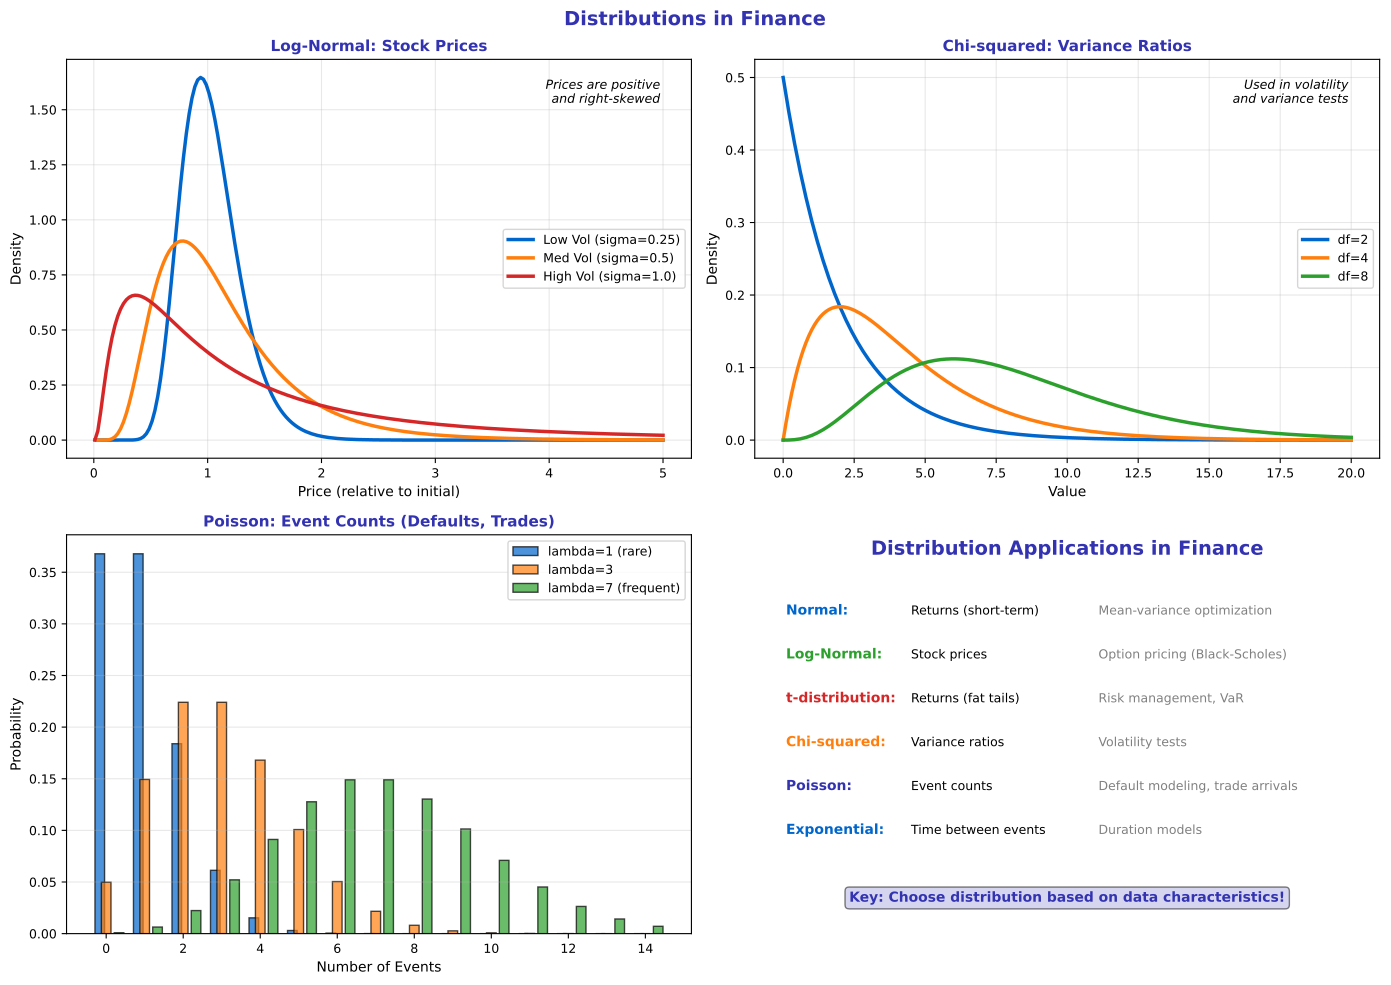

Generate this figure with Python:
"""Finance Distributions - Common distributions in finance"""
import matplotlib.pyplot as plt
import numpy as np
from scipy import stats
from pathlib import Path

plt.rcParams.update({
    'font.size': 10,
    'axes.labelsize': 10,
    'axes.titlesize': 11,
    'xtick.labelsize': 9,
    'ytick.labelsize': 9,
    'legend.fontsize': 9,
    'figure.figsize': (10, 6),
    'figure.dpi': 150
})

MLPURPLE = '#3333B2'
MLLAVENDER = '#ADADE0'
MLBLUE = '#0066CC'
MLORANGE = '#FF7F0E'
MLGREEN = '#2CA02C'
MLRED = '#D62728'

np.random.seed(42)

fig, axes = plt.subplots(2, 2, figsize=(14, 10))
fig.suptitle('Distributions in Finance', fontsize=14, fontweight='bold', color=MLPURPLE)

# Plot 1: Log-normal for prices
ax1 = axes[0, 0]
x = np.linspace(0.01, 5, 200)

# Log-normal parameters
for sigma, color, label in [(0.25, MLBLUE, 'Low Vol (sigma=0.25)'),
                            (0.5, MLORANGE, 'Med Vol (sigma=0.5)'),
                            (1.0, MLRED, 'High Vol (sigma=1.0)')]:
    y = stats.lognorm.pdf(x, sigma)
    ax1.plot(x, y, color=color, linewidth=2.5, label=label)

ax1.set_title('Log-Normal: Stock Prices', fontsize=11, fontweight='bold', color=MLPURPLE)
ax1.set_xlabel('Price (relative to initial)', fontsize=10)
ax1.set_ylabel('Density', fontsize=10)
ax1.legend(fontsize=9)
ax1.grid(alpha=0.3)
ax1.text(0.95, 0.95, 'Prices are positive\nand right-skewed', transform=ax1.transAxes,
         fontsize=9, va='top', ha='right', style='italic')

# Plot 2: Chi-squared for volatility
ax2 = axes[0, 1]
x = np.linspace(0, 20, 200)

for df, color, label in [(2, MLBLUE, 'df=2'),
                          (4, MLORANGE, 'df=4'),
                          (8, MLGREEN, 'df=8')]:
    y = stats.chi2.pdf(x, df)
    ax2.plot(x, y, color=color, linewidth=2.5, label=label)

ax2.set_title('Chi-squared: Variance Ratios', fontsize=11, fontweight='bold', color=MLPURPLE)
ax2.set_xlabel('Value', fontsize=10)
ax2.set_ylabel('Density', fontsize=10)
ax2.legend(fontsize=9)
ax2.grid(alpha=0.3)
ax2.text(0.95, 0.95, 'Used in volatility\nand variance tests', transform=ax2.transAxes,
         fontsize=9, va='top', ha='right', style='italic')

# Plot 3: Poisson for event counts
ax3 = axes[1, 0]
x = np.arange(0, 15)

for lam, color, label in [(1, MLBLUE, 'lambda=1 (rare)'),
                          (3, MLORANGE, 'lambda=3'),
                          (7, MLGREEN, 'lambda=7 (frequent)')]:
    pmf = stats.poisson.pmf(x, lam)
    ax3.bar(x + 0.25 * (lam - 3) / 3, pmf, width=0.25, color=color, alpha=0.7, label=label, edgecolor='black')

ax3.set_title('Poisson: Event Counts (Defaults, Trades)', fontsize=11, fontweight='bold', color=MLPURPLE)
ax3.set_xlabel('Number of Events', fontsize=10)
ax3.set_ylabel('Probability', fontsize=10)
ax3.legend(fontsize=9)
ax3.grid(axis='y', alpha=0.3)

# Plot 4: Summary table
ax4 = axes[1, 1]
ax4.axis('off')

ax4.text(0.5, 0.95, 'Distribution Applications in Finance', ha='center', fontsize=14,
         fontweight='bold', color=MLPURPLE, transform=ax4.transAxes)

applications = [
    ('Normal', 'Returns (short-term)', 'Mean-variance optimization', MLBLUE),
    ('Log-Normal', 'Stock prices', 'Option pricing (Black-Scholes)', MLGREEN),
    ('t-distribution', 'Returns (fat tails)', 'Risk management, VaR', MLRED),
    ('Chi-squared', 'Variance ratios', 'Volatility tests', MLORANGE),
    ('Poisson', 'Event counts', 'Default modeling, trade arrivals', MLPURPLE),
    ('Exponential', 'Time between events', 'Duration models', MLBLUE),
]

y = 0.8
for dist, use_case, application, color in applications:
    ax4.text(0.05, y, dist + ':', fontsize=10, fontweight='bold', color=color, transform=ax4.transAxes)
    ax4.text(0.25, y, use_case, fontsize=9, transform=ax4.transAxes)
    ax4.text(0.55, y, application, fontsize=9, color='gray', transform=ax4.transAxes)
    y -= 0.11

ax4.text(0.5, 0.08, 'Key: Choose distribution based on data characteristics!',
         ha='center', fontsize=10, fontweight='bold', color=MLPURPLE, transform=ax4.transAxes,
         bbox=dict(boxstyle='round', facecolor=MLLAVENDER, alpha=0.5))

plt.tight_layout()
plt.savefig(Path(__file__).parent / 'chart.pdf', dpi=300, bbox_inches='tight')
plt.close()
